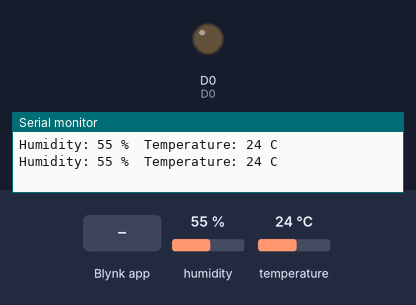
Recording of a sketch running on a simulated ESP8266 (NodeMCU). Shown: output pins drawn as LEDs (lit = HIGH), the last lines printed to the serial monitor. Inputs (shaded band) come from the test bench; at power-on: humidity 55 %, temperature 24 °C. WiFi joins after 1.5 s; servers stay silent unless stated.

Above: at 3.0 s.
3.1 s: Blynk app writes 0 to V4
At 4.6 s:
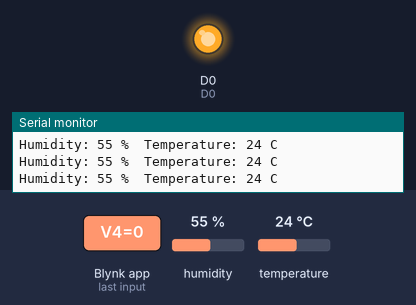
5.3 s: Blynk app writes 1 to V4
At 6.4 s:
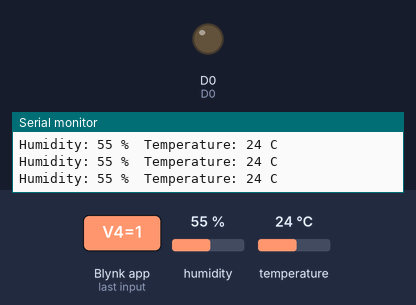
7.3 s: Blynk app writes 200 to V4
At 8.3 s:
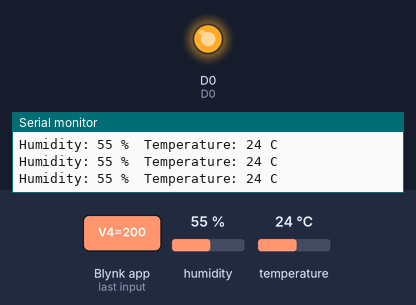
Timing chart, 0 to 10.3 s (numbered marks = the images above; inputs shaded):
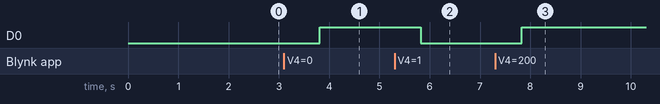

Measured:
- after the input at 3.1 s, D0: LOW → HIGH after 0.71 s
- after the input at 5.3 s, D0: HIGH → LOW after 0.52 s
- after the input at 7.3 s, D0: LOW → HIGH after 0.53 s

The sketch:

SmartPlug.ino
```cpp
/* Comment this out to disable prints and save space */
#define BLYNK_PRINT Serial

/* Fill-in your Template ID (only if using Blynk.Cloud) */
#define BLYNK_TEMPLATE_ID   "TMPLJtgsWHjZ"
#define D0 16
#define LED D0

#include <ESP8266WiFi.h>
#include <BlynkSimpleEsp8266.h>
#include "DHT.h"

DHT dht;
BlynkTimer timer;

// You should get Auth Token in the Blynk App.
// Go to the Project Settings (nut icon).
char auth[] = "YLWRRj9cIAwfY88pT7Ghn8ykQpF3e__H";

// Your WiFi credentials.
// Set password to "" for open networks.
char ssid[] = "";
char pass[] = "";

BLYNK_WRITE(V4)
{
  // Set incoming value from pin V0 to a variable
  int value = param.asInt();
  if(value == 1)
{
digitalWrite(16,LOW);
}
else
{
digitalWrite(16,HIGH);
}

  // Update state
  Blynk.virtualWrite(V1, value);
}

// This function is called every time the device is connected to the Blynk.Cloud
BLYNK_CONNECTED()
{
  // Change Web Link Button message to "Congratulations!"
  Blynk.setProperty(V3, "offImageUrl", "https://static-image.nyc3.cdn.digitaloceanspaces.com/general/fte/congratulations.png");
  Blynk.setProperty(V3, "onImageUrl",  "https://static-image.nyc3.cdn.digitaloceanspaces.com/general/fte/congratulations_pressed.png");
  Blynk.setProperty(V3, "url", "https://docs.blynk.io/en/getting-started/what-do-i-need-to-blynk/how-quickstart-device-was-made");
}

// This function sends Arduino's uptime every second to Virtual Pin 2.
void myTimerEvent()
{
  // You can send any value at any time.
  // Please don't send more that 10 values per second.
  Blynk.virtualWrite(V2, millis() / 1000);
}

int Temperature;
int Humidity;

void setup()
{
  // Debug console
  Serial.begin(9600);
  pinMode(16, OUTPUT);

  dht.setup(D1); // data pin D1

  Blynk.begin(auth, ssid, pass);
}

void loop()
{
  Blynk.run();
  timer.run();

  Temperature = dht.getTemperature();
  Humidity = dht.getHumidity();

  // Print serial messages
  Serial.print("Humidity: " + String(Humidity) + " %");
  Serial.print("\t");
  Serial.println("Temperature: " + String(Temperature) + " C");

  // Update Blynk data
  Blynk.virtualWrite(V5, Temperature);
  Blynk.virtualWrite(V6, Humidity);

  delay(1000);
}
```
